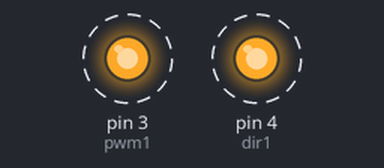
The sketch below on a simulated Arduino Uno, built with avr-gcc and run on an emulated ATmega328P. Shown: output pins drawn as LEDs (lit = HIGH). Dashed ring = blinking.

Above: at 0.05 s.
Timing chart, 0 to 3.0 s (numbered marks = the images above):
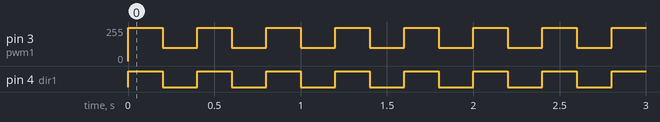

The sketch:

RKI1341.ino
```cpp
//M1
int pwm1=3;
int dir1=4;
////M2
//int pwm2=9;+
//int dir2=8;
void setup(){
  pinMode(pwm1,OUTPUT);
  pinMode(dir1,OUTPUT);
//  pinMode(pwm2,OUTPUT);
//  pinMode(dir2,OUTPUT);

}
void loop()
{
  //M1
  digitalWrite(dir1,HIGH);
  analogWrite(pwm1,250);
  delay(200);
  digitalWrite(dir1,LOW);
  analogWrite(pwm1,100);
  delay(200);
//  //M2
//  digitalWrite(dir2,HIGH);
//  analogWrite(pwm2,250);
//  delay(500);
//  digitalWrite(dir2,LOW);
//  analogWrite(pwm2,100);
//  delay(1000);

}
```

Measured:
- by itself, pin 3 (pwm1): alternates 250/255 for 0.20 s and 100/255 for 0.20 s
- by itself, pin 4 (dir1): alternates HIGH for 0.20 s and LOW for 0.20 s
